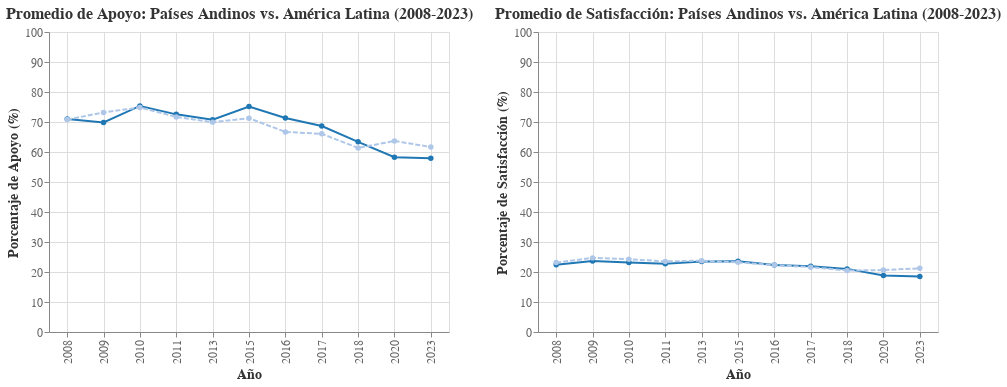

Write notebook code for a chart like this one.
### Code cell
import pandas as pd
import altair as alt

# Filtrar el DataFrame para incluir solo los años de 2008 a 2023
df_clean_filtered = df_clean[df_clean['NUMINVES'].between(2008, 2023)]

# Definir los países andinos
paises_andinos = ['Perú', 'Colombia', 'Ecuador', 'Bolivia']

# Calcular el promedio de apoyo por año para los países andinos y multiplicar por 100
promedio_apoyo_andinos = df_clean_filtered[df_clean_filtered['Pais'].isin(paises_andinos)].groupby('NUMINVES')['APOYO'].mean().reset_index()
promedio_apoyo_andinos['APOYO'] *= 100  # Convertir a porcentaje

# Calcular el promedio de satisfacción por año para los países andinos y multiplicar por 10
promedio_satisfaccion_andinos = df_clean_filtered[df_clean_filtered['Pais'].isin(paises_andinos)].groupby('NUMINVES')['SATISFACCION'].mean().reset_index()
promedio_satisfaccion_andinos['SATISFACCION'] *= 10  # Convertir a porcentaje

# Calcular el promedio de apoyo por año para toda América Latina y multiplicar por 100
promedio_apoyo_latam = df_clean_filtered.groupby('NUMINVES')['APOYO'].mean().reset_index()
promedio_apoyo_latam['APOYO'] *= 100  # Convertir a porcentaje

# Calcular el promedio de satisfacción por año para toda América Latina y multiplicar por 10
promedio_satisfaccion_latam = df_clean_filtered.groupby('NUMINVES')['SATISFACCION'].mean().reset_index()
promedio_satisfaccion_latam['SATISFACCION'] *= 10  # Convertir a porcentaje

# Identificar los últimos 3 años en los datos
ultimos_3_anos = df_clean_filtered['NUMINVES'].drop_duplicates().sort_values().tail(3).tolist()

# Crear gráficos de Altair con tamaños consistentes y colores en tonos de azul
# Gráfico de Apoyo
chart_apoyo_andinos = alt.Chart(promedio_apoyo_andinos).mark_line(point=True).encode(
    x=alt.X('NUMINVES:O', title='Año'),
    y=alt.Y('APOYO:Q', title='Porcentaje de Apoyo (%)', scale=alt.Scale(domain=[0, 100])),
    color=alt.value('#1f77b4'),  # Azul oscuro
    tooltip=['NUMINVES:O', 'APOYO:Q'],
    strokeWidth=alt.condition(
        alt.FieldOneOfPredicate(field='NUMINVES', oneOf=ultimos_3_anos),
        alt.value(3),  # Grosor para los últimos 3 años
        alt.value(2)   # Grosor para los años anteriores
    )
).properties(
    width=400,
    height=300
)

chart_apoyo_latam = alt.Chart(promedio_apoyo_latam).mark_line(point=True, strokeDash=[5, 2]).encode(
    x=alt.X('NUMINVES:O', title='Año'),
    y=alt.Y('APOYO:Q', title='Porcentaje de Apoyo (%)', scale=alt.Scale(domain=[0, 100])),
    color=alt.value('#aec7e8'),  # Azul claro
    tooltip=['NUMINVES:O', 'APOYO:Q'],
    strokeWidth=alt.condition(
        alt.FieldOneOfPredicate(field='NUMINVES', oneOf=ultimos_3_anos),
        alt.value(3),
        alt.value(2)
    )
).properties(
    width=400,
    height=300
)

# Gráfico de Satisfacción
chart_satisfaccion_andinos = alt.Chart(promedio_satisfaccion_andinos).mark_line(point=True).encode(
    x=alt.X('NUMINVES:O', title='Año'),
    y=alt.Y('SATISFACCION:Q', title='Porcentaje de Satisfacción (%)', scale=alt.Scale(domain=[0, 100])),
    color=alt.value('#1f77b4'),  # Azul oscuro
    tooltip=['NUMINVES:O', 'SATISFACCION:Q'],
    strokeWidth=alt.condition(
        alt.FieldOneOfPredicate(field='NUMINVES', oneOf=ultimos_3_anos),
        alt.value(3),
        alt.value(2)
    )
).properties(
    width=400,
    height=300
)

chart_satisfaccion_latam = alt.Chart(promedio_satisfaccion_latam).mark_line(point=True, strokeDash=[5, 2]).encode(
    x=alt.X('NUMINVES:O', title='Año'),
    y=alt.Y('SATISFACCION:Q', title='Porcentaje de Satisfacción (%)', scale=alt.Scale(domain=[0, 100])),
    color=alt.value('#aec7e8'),  # Azul claro
    tooltip=['NUMINVES:O', 'SATISFACCION:Q'],
    strokeWidth=alt.condition(
        alt.FieldOneOfPredicate(field='NUMINVES', oneOf=ultimos_3_anos),
        alt.value(3),
        alt.value(2)
    )
).properties(
    width=400,
    height=300
)

# Combinar los gráficos con títulos en cada panel
combined_chart_apoyo = (chart_apoyo_andinos + chart_apoyo_latam).properties(
    title='Promedio de Apoyo: Países Andinos vs. América Latina (2008-2023)'
)

combined_chart_satisfaccion = (chart_satisfaccion_andinos + chart_satisfaccion_latam).properties(
    title='Promedio de Satisfacción: Países Andinos vs. América Latina (2008-2023)'
)

# Concatenar los gráficos horizontalmente
final_chart = alt.hconcat(combined_chart_apoyo, combined_chart_satisfaccion).configure_axis(
    grid=True,  # Sin líneas de cuadrícula para un aspecto más limpio
    labelFontSize=12,
    titleFontSize=14,
    labelColor='#666666',
    titleColor='#333333'
).configure_title(
    fontSize=16,
    anchor='start',
    color='#333333'
).configure_view(
    strokeWidth=1  # Sin bordes alrededor del gráfico
)

# Mostrar el gráfico final
final_chart

### Figure 1 — Vega-Lite specification as saved in the notebook (floating-point values rounded to 4 significant figures)
{"config": {"view": {"continuousWidth": 300, "continuousHeight": 300, "strokeWidth": 1}, "axis": {"grid": true, "labelColor": "#666666", "labelFontSize": 12, "titleColor": "#333333", "titleFontSize": 14}, "title": {"anchor": "start", "color": "#333333", "fontSize": 16}}, "hconcat": [{"layer": [{"data": {"name": "data-330e0784dfcb858bef5172a60a758cce"}, "mark": {"type": "line", "point": true}, "encoding": {"color": {"value": "#1f77b4"}, "strokeWidth": {"condition": {"test": {"field": "NUMINVES", "oneOf": [2018, 2020, 2023]}, "value": 3}, "value": 2}, "tooltip": [{"field": "NUMINVES", "type": "ordinal"}, {"field": "APOYO", "type": "quantitative"}], "x": {"field": "NUMINVES", "title": "Año", "type": "ordinal"}, "y": {"field": "APOYO", "scale": {"domain": [0, 100]}, "title": "Porcentaje de Apoyo (%)", "type": "quantitative"}}}, {"data": {"name": "data-e16ac39167507e49321369ec44bfe825"}, "mark": {"type": "line", "point": true, "strokeDash": [5, 2]}, "encoding": {"color": {"value": "#aec7e8"}, "strokeWidth": {"condition": {"test": {"field": "NUMINVES", "oneOf": [2018, 2020, 2023]}, "value": 3}, "value": 2}, "tooltip": [{"field": "NUMINVES", "type": "ordinal"}, {"field": "APOYO", "type": "quantitative"}], "x": {"field": "NUMINVES", "title": "Año", "type": "ordinal"}, "y": {"field": "APOYO", "scale": {"domain": [0, 100]}, "title": "Porcentaje de Apoyo (%)", "type": "quantitative"}}}], "height": 300, "title": "Promedio de Apoyo: Países Andinos vs. América Latina (2008-2023)", "width": 400}, {"layer": [{"data": {"name": "data-edf4f61f3ad728a5e16c0806fe76b324"}, "mark": {"type": "line", "point": true}, "encoding": {"color": {"value": "#1f77b4"}, "strokeWidth": {"condition": {"test": {"field": "NUMINVES", "oneOf": [2018, 2020, 2023]}, "value": 3}, "value": 2}, "tooltip": [{"field": "NUMINVES", "type": "ordinal"}, {"field": "SATISFACCION", "type": "quantitative"}], "x": {"field": "NUMINVES", "title": "Año", "type": "ordinal"}, "y": {"field": "SATISFACCION", "scale": {"domain": [0, 100]}, "title": "Porcentaje de Satisfacción (%)", "type": "quantitative"}}}, {"data": {"name": "data-a400bc881cfeb99a61b06696c5f9e975"}, "mark": {"type": "line", "point": true, "strokeDash": [5, 2]}, "encoding": {"color": {"value": "#aec7e8"}, "strokeWidth": {"condition": {"test": {"field": "NUMINVES", "oneOf": [2018, 2020, 2023]}, "value": 3}, "value": 2}, "tooltip": [{"field": "NUMINVES", "type": "ordinal"}, {"field": "SATISFACCION", "type": "quantitative"}], "x": {"field": "NUMINVES", "title": "Año", "type": "ordinal"}, "y": {"field": "SATISFACCION", "scale": {"domain": [0, 100]}, "title": "Porcentaje de Satisfacción (%)", "type": "quantitative"}}}], "height": 300, "title": "Promedio de Satisfacción: Países Andinos vs. América Latina (2008-2023)", "width": 400}], "$schema": "https://vega.github.io/schema/vega-lite/v5.20.1.json", "datasets": {"data-330e0784dfcb858bef5172a60a758cce": [{"NUMINVES": 2008, "APOYO": 71.04}, {"NUMINVES": 2009, "APOYO": 69.86}, {"NUMINVES": 2010, "APOYO": 75.35}, {"NUMINVES": 2011, "APOYO": 72.55}, {"NUMINVES": 2013, "APOYO": 70.79}, {"NUMINVES": 2015, "APOYO": 75.18}, {"NUMINVES": 2016, "APOYO": 71.31}, {"NUMINVES": 2017, "APOYO": 68.65}, {"NUMINVES": 2018, "APOYO": 63.39}, {"NUMINVES": 2020, "APOYO": 58.25}, {"NUMINVES": 2023, "APOYO": 57.9}], "data-e16ac39167507e49321369ec44bfe825": [{"NUMINVES": 2008, "APOYO": 70.81}, {"NUMINVES": 2009, "APOYO": 73.2}, {"NUMINVES": 2010, "APOYO": 74.85}, {"NUMINVES": 2011, "APOYO": 71.68}, {"NUMINVES": 2013, "APOYO": 69.96}, {"NUMINVES": 2015, "APOYO": 71.25}, {"NUMINVES": 2016, "APOYO": 66.7}, {"NUMINVES": 2017, "APOYO": 66.06}, {"NUMINVES": 2018, "APOYO": 61.36}, {"NUMINVES": 2020, "APOYO": 63.67}, {"NUMINVES": 2023, "APOYO": 61.67}], "data-edf4f61f3ad728a5e16c0806fe76b324": [{"NUMINVES": 2008, "SATISFACCION": 22.42}, {"NUMINVES": 2009, "SATISFACCION": 23.69}, {"NUMINVES": 2010, "SATISFACCION": 23.18}, {"NUMINVES": 2011, "SATISFACCION": 22.72}, {"NUMINVES": 2013, "SATISFACCION": 23.48}, {"NUMINVES": 2015, "SATISFACCION": 23.59}, {"NUMINVES": 2016, "SATISFACCION": 22.35}, {"NUMINVES": 2017, "SATISFACCION": 21.93}, {"NUMINVES": 2018, "SATISFACCION": 21.04}, {"NUMINVES": 2020, "SATISFACCION": 18.82}, {"NUMINVES": 2023, "SATISFACCION": 18.49}], "data-a400bc881cfeb99a61b06696c5f9e975": [{"NUMINVES": 2008, "SATISFACCION": 23.14}, {"NUMINVES": 2009, "SATISFACCION": 24.71}, {"NUMINVES": 2010, "SATISFACCION": 24.26}, {"NUMINVES": 2011, "SATISFACCION": 23.53}, {"NUMINVES": 2013, "SATISFACCION": 23.76}, {"NUMINVES": 2015, "SATISFACCION": 23.21}, {"NUMINVES": 2016, "SATISFACCION": 22.3}, {"NUMINVES": 2017, "SATISFACCION": 21.62}, {"NUMINVES": 2018, "SATISFACCION": 20.5}, {"NUMINVES": 2020, "SATISFACCION": 20.64}, {"NUMINVES": 2023, "SATISFACCION": 21.24}]}}
